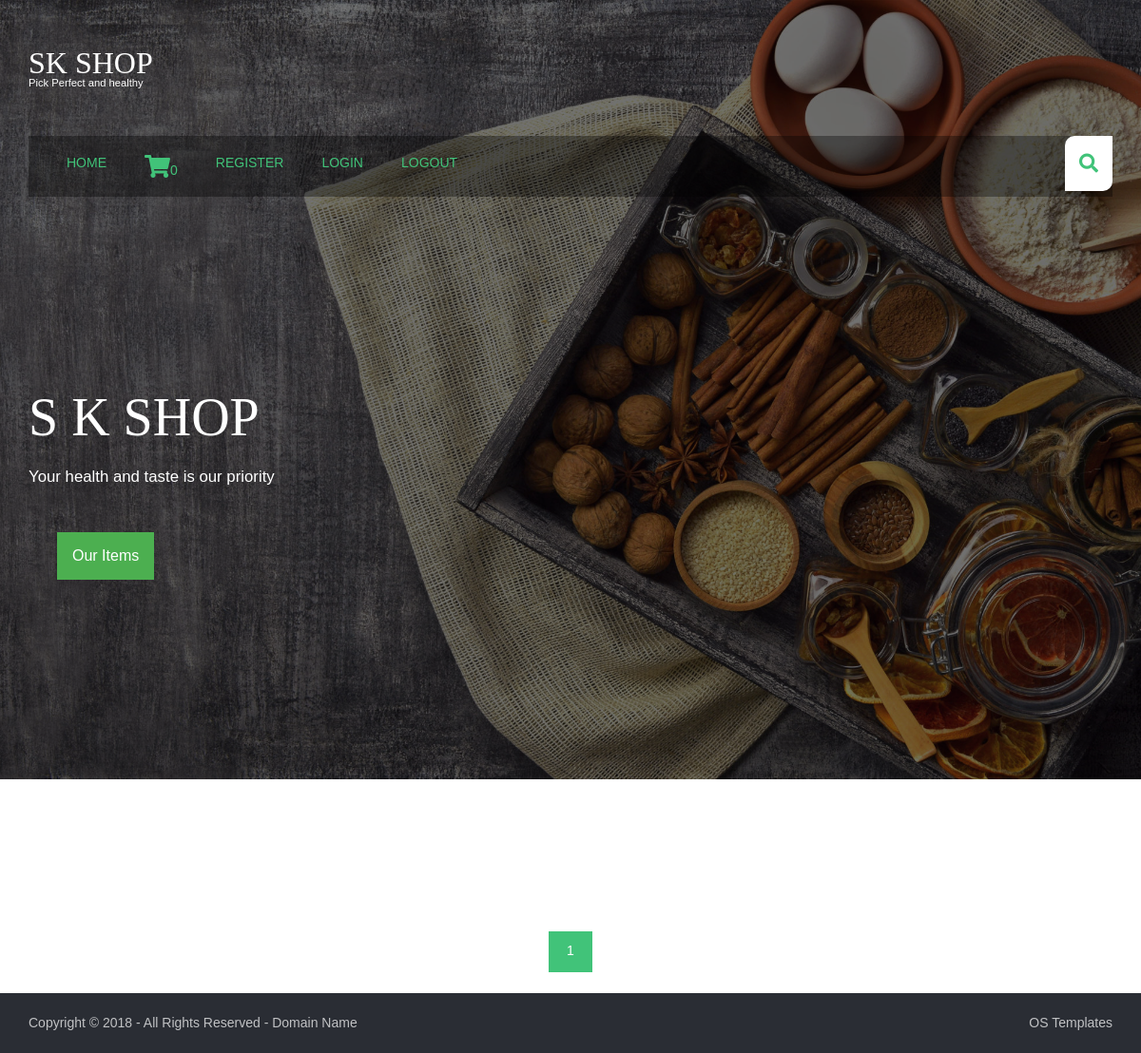
The app's page /, older data.
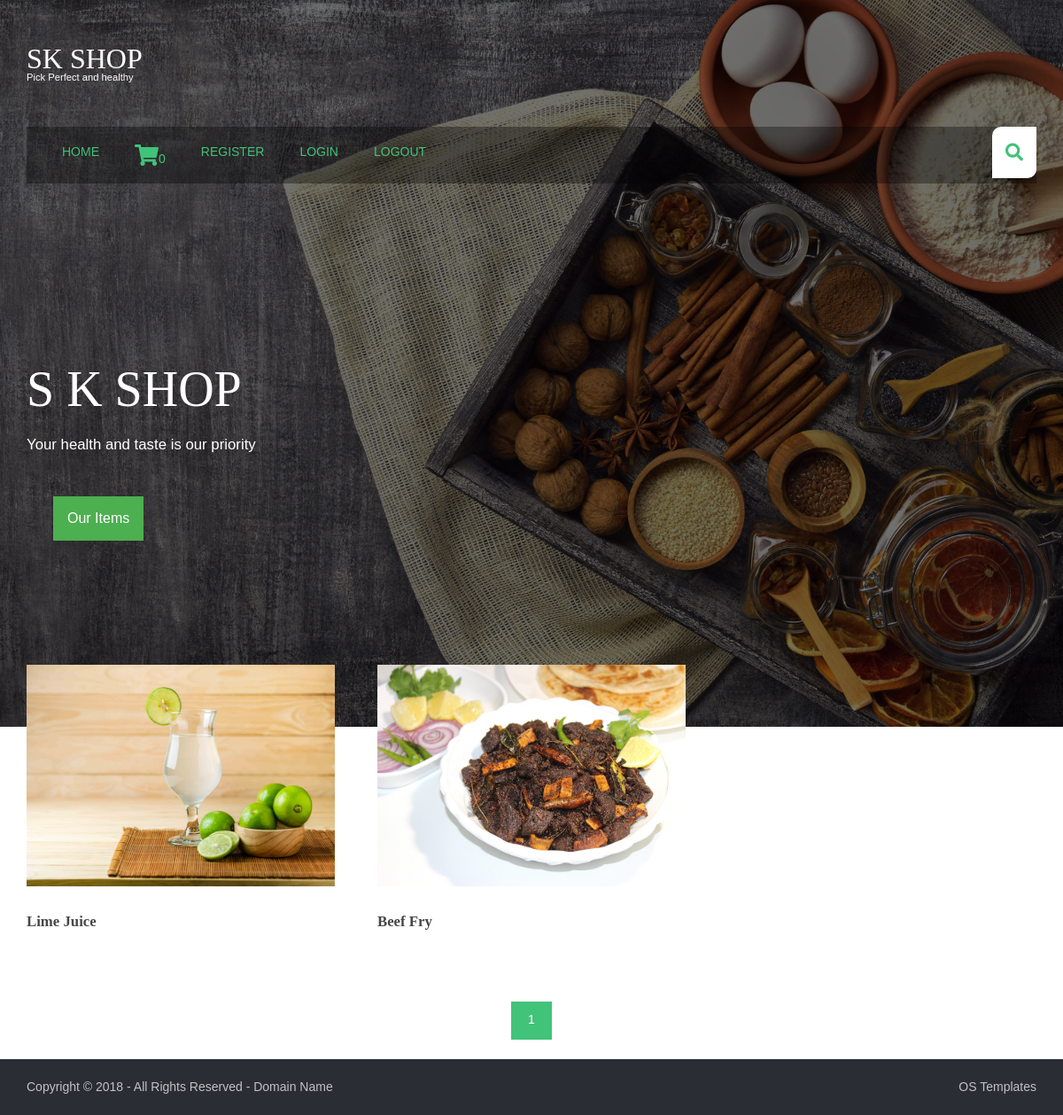
The same page, newer data.
### productapp/models.py (models this page shows, shortened)
class products(models.Model):
    name = models.CharField(max_length=150, unique=True)
    slug = models.SlugField(max_length=150, unique=True)
    img=models.ImageField(upload_to='product')
    desc=models.TextField()
    stock=models.IntegerField()
    available=models.BooleanField()
    price=models.IntegerField()
    category=models.ForeignKey(categ,on_delete=models.CASCADE)
    def get_url(self):
        return reverse('details',args=[self.category.slug,self.slug])

### productapp/views.py (the view)
# urls.py: path('',views.home,name='home'),
def home(request,c_slug=None):
    c_page = None
    prodt = None
    if c_slug != None:
        c_page=get_object_or_404(categ,slug=c_slug)
        prodt=products.objects.filter(category=c_page,available=True)
    else:
        prodt=products.objects.all().filter(available=True)
    cat=categ.objects.all()
    paginator=Paginator(prodt,6)
    try:
        page=int(request.GET.get('page','1'))
    except:
        page=1
    try:
        pro=paginator.page(page)
    except(EmptyPage,InvalidPage):
        pro=paginator.page(paginator.num_pages)
    return render(request,"home.html",{'pr':prodt,'ct':cat,'pg':pro})

### cartapp/context_processor.py (called while the page is built)
def count(request):
    item_count=0
    if 'admin' in request.path:
        return {}
    else:
        try:
            ct=cartlist.objects.filter(cart_id=c_id(request))
            cti=items.objects.all().filter(cart=ct[:1])
            for c in cti:
                item_count+=c.quan
        except cartlist.DoesNotExist:
            item_count=0
        return dict(itc=item_count)

### cartapp/views.py (called while the page is built)
def c_id(request):
    ct_id=request.session.session_key
    if not ct_id:
        ct_id=request.session.create()
    return ct_id

### productapp/models.py (called while the page is built)
    def get_url(self):
        return reverse('prod_cat',args=[self.slug])

### templates/home.html (shortened to what this page needs)
{% extends 'mainheader.html' %}
{% load static %}
{% block content%}
    <div id="searchform">
    </div>
  </section>
  <div id="pageintro" class="hoc clear">
    <article>
      <h3 class="heading">S K SHOP</h3>
      <p>Your health and taste is our priority</p>
    </article>
    <div class="dropdown">
  <button class="dropbtn">Our Items</button>
</div>
  </div>
</div>
  <main class="hoc container clear">
    <section id="introblocks">
      <ul class="nospace group">
        {% for i in pg.object_list %}
        <li class="one_third">
          <figure><a class="imgover" href="{{i.get_url}}"><img src="{{i.img.url}}" style="height:250px ;width:350px" alt=""></a>
            <figcaption>
              <h6 class="heading">{{i.name}}</h6>
            </figcaption>
          </figure>
        </li>
        {% endfor %}
      </ul>
    </section>
  </main>
<center>{% for p in pg.paginator.page_range %}
<a href="?page={{p}}" class="btn btn-danger btn-sm" {% if pg.number == p %} active {% endif %}>{{p}}</a>
{% endfor %}</center><br>
<div class="wrapper row5">
  <div id="copyright" class="hoc clear">
    <p class="fl_left">Copyright &copy; 2018 - All Rights Reserved - <a href="#">Domain Name</a></p>
    <p class="fl_right"> <a target="_blank" href="https://www.os-templates.com/" title="Free Website Templates">OS Templates</a></p>
  </div>
</div>
{% endblock %}

Row changes from the older to the newer data that the page shows:
added products: img (picture), name "Lime Juice"
added products: img (picture), name "Beef Fry"
